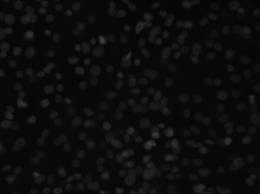
%> input picture deneme dataset1/ADSASS092408-GHAD2-D6-20x_A01_s2_w102757319-E524-42CB-9884-F1608FFBD7EF.png, 260 x 194 px, shrunk from 1392 x 1040 before the run
$ octave trial.m   (GNU Octave 9; MATLAB toolbox functions it lacks are replaced by stand-ins)
%> lines starting %> are read from the running program, lines starting %| are printed output that depends on the picture; in (x1, y1, x2, y2) boxes, pixels count from 0 and x2, y2 are one past the last pixel; in counts of white or black regions, pixels touching at a corner belong together; the program's own positions count from 1
%> further down, im is the input picture: size 194x260 uint8; min 6, max 67, mean 12.9
### deneme dataset1/deneme_cellseg.m
function results = deneme_cellseg(im,val_1,val_2)
%> called with val_1 = 0.12, val_2 = 35
%im=im(1:500,1:500,:);
im = medfilt2(im, [5 5]);

I_eq = adapthisteq(im); %
bw = im2bw(I_eq, graythresh(I_eq)-val_1);
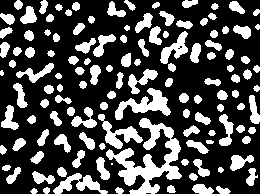
%> bw: size 194x260 logical; 29.5% white; 128 white regions (2 under 20 px), largest, box (x1, y1, x2, y2) and area: (106, 118, 182, 194) 2078, (115, 88, 171, 120) 736, (98, 114, 143, 149) 546

bw3 = imopen(bw, ones(3,3)); %open image morphologically
%> bw3: size 194x260 logical; 28.7% white; 137 white regions (2 under 20 px), largest, box (x1, y1, x2, y2) and area: (106, 139, 181, 194) 1606, (115, 88, 170, 120) 721, (98, 114, 142, 149) 539
bw4_perim = bwperim(bw3);  %find perimeters of objects
%> bw4_perim: size 194x260 logical; 9.6% white in thin lines or dots
overlay1 = imoverlay(I_eq, bw4_perim , [.5 1 .2]); %not necessary now

mask_em = imextendedmax(I_eq, val_2);
%> mask_em: size 194x260 logical; 11.8% white; 193 white regions (44 under 20 px), largest, box (x1, y1, x2, y2) and area: (126, 171, 135, 184) 81, (196, 114, 210, 124) 72, (243, 69, 252, 80) 67
mask_em = imclose(mask_em, ones(5,5));
%> mask_em: size 194x260 logical; 12.4% white; 166 white regions (35 under 20 px), largest, box (x1, y1, x2, y2) and area: (231, 65, 260, 82) 174, (206, 30, 222, 50) 147, (119, 170, 135, 184) 130

mask_em = imfill(mask_em, 'holes');
mask_em = bwareaopen(mask_em, 20);

I_eq_c = imcomplement(I_eq); % computes the complement of the image
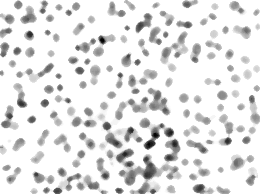
%> I_eq_c: size 194x260 uint8; min 0, max 255, mean 228.1
I_mod = imimposemin(I_eq_c, ~bw3 | mask_em);
L = watershed(I_mod);
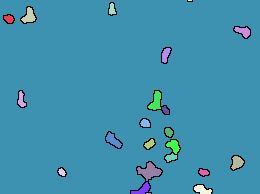
%> L: size 194x260 uint8; 24 distinct labels, from 0 to 23; one colour per label, 0 black
rgb =label2rgb(L);
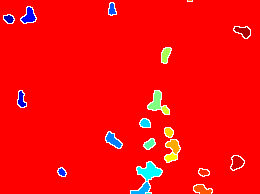
%> rgb: size 194x260x3 uint8; mean R, G, B 249.7, 10.2, 10.2

results.ol =overlay1;
results.L =I_mod;
results.rgb =rgb;
results.masked =imextendedmax(I_eq, 5);
%> results.masked: size 194x260 logical; 3.1% white in thin lines or dots
results.imm =I_eq;
end

### deneme dataset1/RGBval.m
function RGBvaluesofImage = RGBval(im)
r=im(:,:,1);
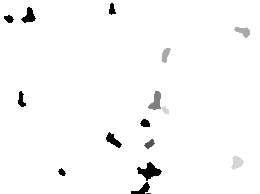
%> r: size 194x260 uint8; min 0, max 255, mean 249.7
g=im(:,:,2);
b=im(:,:,3);
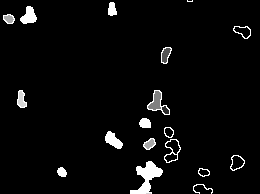
%> b: size 194x260 uint8; min 0, max 255, mean 10.2; mean of the top-left, top-right, bottom-left and bottom-right quarters 8.2, 3.8, 6.8, 22
[m,n]=size(r);
%> m = 194; n = 260
[bgred, bggreen, bgblue]=find_background(im);
A = 1:3;
for i=1:m
    for j=1:n
        if (r(i,j)==bgred)&&(g(i,j)==bggreen)&&(b(i,j)==bgblue)
            %nothing
        else
            p=0;
            [a_length a_width]=size(A(:,1));
            for k=1:a_length
                if (A(k,1)~=r(i,j)) || (A(k,2)~=g(i,j)) || (A(k,3)~=b(i,j))
                    %nothing
                else
                    p=1;
                end
            end
            if p==0
                A = [A; r(i,j) g(i,j) b(i,j)];
            end
        end
    end
end
RGBvaluesofImage = A(3:end,:);

### deneme dataset1/find_background.m
function [r g b]=find_background(rgbim)
temp=imhist(rgbim(:,:,3));
%> temp = 256 values, max 48218 at index 1, min 0 at index 2, mean 197
[val b]=max(temp);
%> val = 48218; b = 1
temp=imhist(rgbim(:,:,2));
%> temp = 256 values, max 48095 at index 1, min 0 at index 2, mean 197
[val g]=max(temp);
%> val = 48095; g = 1
temp=imhist(rgbim(:,:,1));
%> temp = 256 values, max 49044 at index 256, min 0 at index 2, mean 197
[val r]=max(temp);
%> val = 49044; r = 256
end

### deneme dataset1/CellLocation.m
function [xg, yg, sampleCell] = CellLocation(rgbvalue, imrgb,im)
[row, col] = find(all(imrgb == permute([rgbvalue], [1 3 2]), 3));
sampleCell = im(size(im,1)*(col-1)+row);
xg=mean(double(col));
yg=mean(double(row));

### deneme dataset1/trial.m
clc; clear;
%load('theta_params.mat');
im = imread('ADSASS092408-GHAD2-D6-20x_A01_s2_w102757319-E524-42CB-9884-F1608FFBD7EF.png');
%im=imread('E01_s8.png');
imorigin=im;
%im=rgb2gray(imorigin);
im=imadjust(im,[10/255 70/255]);
im=imsharpen(im);
%re = deneme_cellseg(im,0.15,25);%  this is for labeled image.
re = deneme_cellseg(im,0.12,35); %  this is for other images.
rgb_val=RGBval(re.rgb);
%> in RGBval, `[bgred, bggreen, bgblue]=find_background(im);`: bggreen = 1
%> after the loop in RGBval, `for i=1:m`: A = 25 rows, first 12: [1 2 3; 255 0 0; 255 255 255; 255 128 0; 0 85 255; 0 0 255; 0 0 170; 170 0 0; 170 255 85; 0 0 213; 128 255 128; 213 255 43]; a_length = 25; a_width = 1
%> in RGBval, `RGBvaluesofImage = A(3:end,:);`: RGBvaluesofImage = 23 rows, first 12: [255 255 255; 255 128 0; 0 85 255; 0 0 255; 0 0 170; 170 0 0; 170 255 85; 0 0 213; 128 255 128; 213 255 43; 0 213 255; 255 213 0]
%> rgb_val has the same summary as RGBvaluesofImage in RGBval

k=size(rgb_val,1);
%> k = 23
std_values=zeros(k,1);
av_values=zeros(k,1);
pos=zeros(k,2);
lab=zeros(k,1);
pos_in_rgbval=zeros(k,1);
std_of_hist_values=zeros(k,1);

for i=1:k
    [xg,yg,sc]=CellLocation(rgb_val(i,:),re.rgb,im);
       len(i)=length(sc);

    if length(sc)>200 & length(sc)<5000
        pos_in_rgbval(i)=i;
        pos(i,:)=[xg yg];
        std_values(i)=std(double(sc));
        av_values(i)=mean(double(sc));
        std_of_hist_values(i)=std(imhist(sc,255));
    end
end
%> this loop made 23 passes
%> (xg, yg) on passes 1, 3, 4, 5, 6, 7, 8, 9, 10, 11, 12, 13: (142.6, 117), (112.6, 10), (29.65, 16.79), (9.52, 19.48), (243.8, 32), (166.2, 55.4), (21.92, 100.4), (156.5, 102.1), (166.1, 110.8), (145.8, 123.9), (169.4, 132.7), (113.7, 140.9)
%> (row in CellLocation, col in CellLocation, xg, yg, sc) on passes 2, 23: ([1; 1; 1; 1], [189; 190; 191; 192], 190.5, 1, [13; 0; 1; 24]), ([194; 194; 194; 194; 194], [147; 148; 149; 150; 151], 149, 194, [52; 10; 0; 28; 85])
%> after the loop, av_values = 23 values, max 73 at index 18, min 0 at index 2, mean 4.82; len = 23 values, max 1039 at index 1, min 4 at index 2, mean 122.3; pos = 23 rows, first 12: [142.6 117; 0 0; 0 0; 0 0; 0 0; 0 0; 0 0; 0 0; 0 0; 0 0; 0 0; 0 0]; pos_in_rgbval = 23 values, max 18 at index 18, min 0 at index 2, mean 0.826; std_of_hist_values = 23 values, max 7.05 at index 1, min 0 at index 2, mean 0.371; std_values = 23 values, max 28.41 at index 18, min 0 at index 2, mean 2.31
rgb_val=rgb_val(find(pos_in_rgbval~=0),:);
%> rgb_val = [255 255 255; 0 255 255]
figure;imshow((im));% use imorigin instead of im for labeled images.
hold on;
for i=1:k
    if  std_values(i)> 8
        plot(pos(i,1),pos(i,2), 'g*');
        lab(i)=1;
    else
        plot(pos(i,1),pos(i,2), 'r*');
        lab(i)=0;
    end
end
%> this loop made 23 passes
%> after the loop, lab = 23 values, max 1 at index 1, min 0 at index 2, mean 0.087
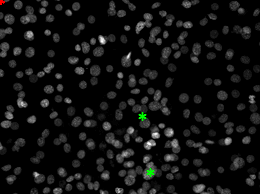
%> figure redrawn from the program's plot data

figure;imshow(re.rgb)
sum(lab)
%> ans = 2
features=[std_values av_values lab];
%> features = 23 rows, first 12: [24.79 37.92 1; 0 0 0; 0 0 0; 0 0 0; 0 0 0; 0 0 0; 0 0 0; 0 0 0; 0 0 0; 0 0 0; 0 0 0; 0 0 0]

$ run again, with deneme dataset1/ADSASS092408-GHAD2-D6-20x_A01_s1_w1D751105E-2D33-485F-9FF9-061C4CB2F27A.png copied over deneme dataset1/ADSASS092408-GHAD2-D6-20x_A01_s2_w102757319-E524-42CB-9884-F1608FFBD7EF.png
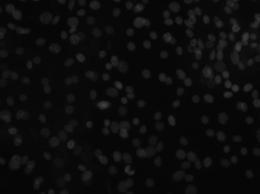
%> input picture deneme dataset1/ADSASS092408-GHAD2-D6-20x_A01_s1_w1D751105E-2D33-485F-9FF9-061C4CB2F27A.png, 260 x 194 px, shrunk from 1392 x 1040 before the run
%> im is the input picture: size 194x260 uint8; min 6, max 66, mean 12.3
%> bw: size 194x260 logical; 24.1% white; 114 white regions (5 under 20 px), largest, box (x1, y1, x2, y2) and area: (175, 7, 260, 98) 2719, (173, 150, 201, 181) 399, (132, 136, 163, 158) 362
%> bw3: size 194x260 logical; 23.3% white; 117 white regions (6 under 20 px), largest, box (x1, y1, x2, y2) and area: (202, 14, 260, 98) 2021, (175, 7, 215, 59) 662, (173, 150, 201, 181) 391
%> bw4_perim: size 194x260 logical; 7.6% white in thin lines or dots
%> in deneme_cellseg, `L = watershed(I_mod);`:
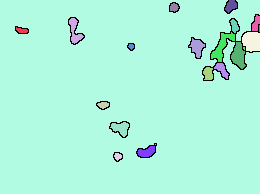
%> L: size 194x260 uint8; 22 distinct labels, from 0 to 21; one colour per label, 0 black
%> results.masked: size 194x260 logical; 2.6% white in thin lines or dots
%> in find_background, `temp=imhist(rgbim(:,:,3));`: temp = 256 values, max 48109 at index 1, min 0 at index 2, mean 197
%> in find_background, `[val b]=max(temp);`: val = 48109; b = 1
%> in find_background, `temp=imhist(rgbim(:,:,2));`: temp = 256 values, max 47331 at index 86, min 0 at index 2, mean 197
%> in find_background, `[val g]=max(temp);`: val = 47331; g = 86
%> in find_background, `temp=imhist(rgbim(:,:,1));`: temp = 256 values, max 49108 at index 256, min 0 at index 2, mean 197
%> in find_background, `[val r]=max(temp);`: val = 49108; r = 256
%> bggreen = 86; bgblue = 1
%> after the loop in RGBval, `for i=1:m`: A = 23 rows, first 12: [1 2 3; 255 85 0; 255 255 255; 255 255 0; 43 255 213; 255 0 0; 0 0 255; 255 213 0; 213 0 0; 0 0 213; 170 255 85; 255 43 0]; a_length = 23; a_width = 1
%> RGBvaluesofImage = 21 rows, first 12: [255 255 255; 255 255 0; 43 255 213; 255 0 0; 0 0 255; 255 213 0; 213 0 0; 0 0 213; 170 255 85; 255 43 0; 85 255 170; 255 170 0]
%> `rgb_val=RGBval(re.rgb);`: rgb_val has the same summary as RGBvaluesofImage in RGBval
%> k = 21
%> the loop `for i=1:k` made 21 passes
%> after the loop `for i=1:k`: av_values = 21 values, max 84.45 at index 9, min 0 at index 2, mean 13.25; len = 21 values, max 1006 at index 1, min 1 at index 19, mean 150.1; pos = 21 rows, first 12: [176.7 63.12; 0 0; 0 0; 0 0; 0 0; 0 0; 0 0; 0 0; 222.7 46.83; 252.3 41.94; 0 0; 239.2 56.23]; pos_in_rgbval = 21 values, max 12 at index 12, min 0 at index 2, mean 1.52; std_of_hist_values = 21 values, max 5.77 at index 1, min 0 at index 2, mean 0.504; std_values = 21 values, max 57.5 at index 10, min 0 at index 2, mean 8.27
%> `rgb_val=rgb_val(find(pos_in_rgbval~=0),:);`: rgb_val = [255 255 255; 170 255 85; 255 43 0; 255 170 0]
%> the loop `for i=1:k` made 21 passes
%> after the loop `for i=1:k`: lab = 21 values, max 1 at index 1, min 0 at index 2, mean 0.19
%> after the loop `for i=1:k`:
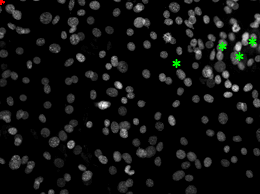
%> figure redrawn from the program's plot data
%> ans = 4
%> features = 21 rows, first 12: [27.62 42.65 1; 0 0 0; 0 0 0; 0 0 0; 0 0 0; 0 0 0; 0 0 0; 0 0 0; 34.68 84.45 1; 57.5 68.36 1; 0 0 0; 53.94 82.69 1]
